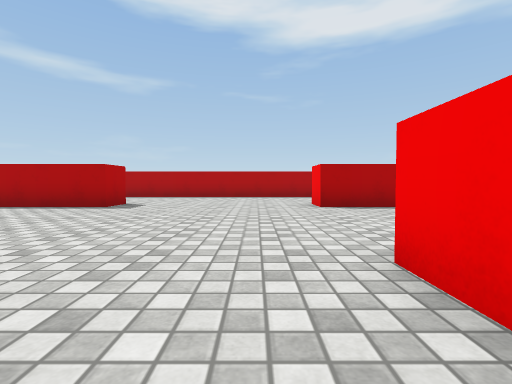
view 1 (above)

16 first-person views from a walk through a 3-D level made in the Unity game engine. The camera is 0.58 m above the floor, tilts 2° down and sees 85° across. The floor is counted in squares, 1 m on a side. Each view is taken from the middle of a square. On the plan, view 1 faces up. The plan holds only what a view shows up to about 9 squares ahead; the rest is blank. The player character is not drawn. Surface patterns are stand-ins for the level's own textures.

view 2
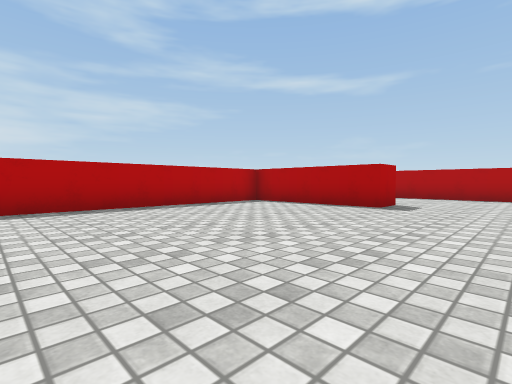

view 3
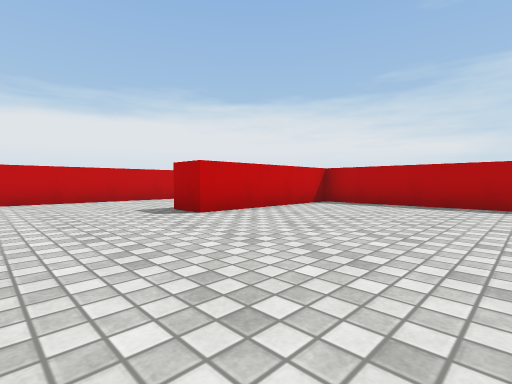

view 4
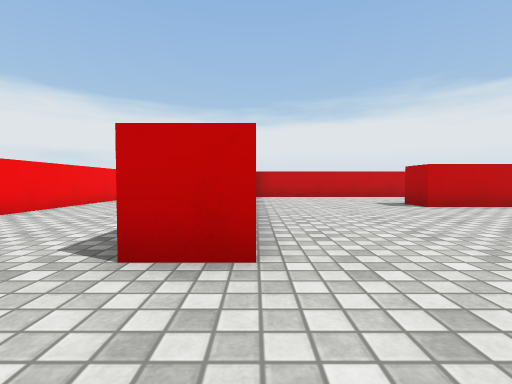

view 5
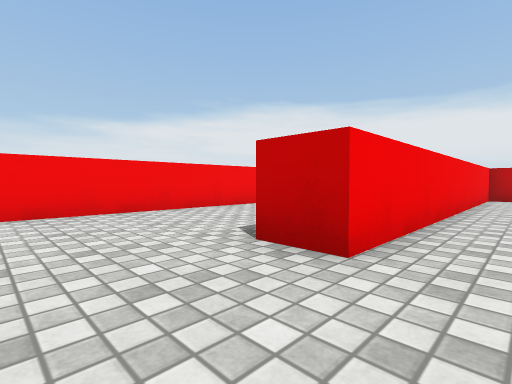

view 6
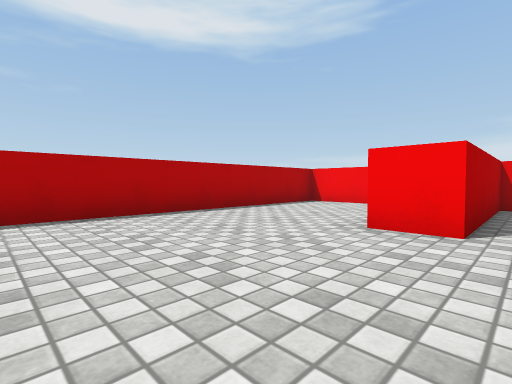

view 7
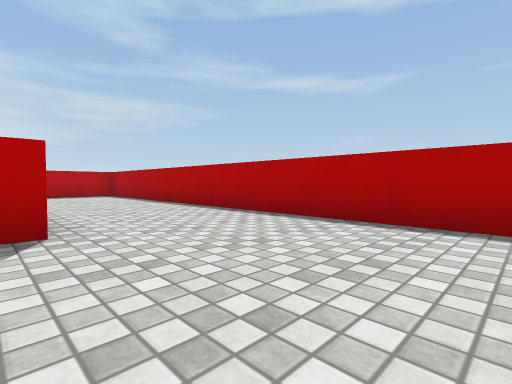

view 8
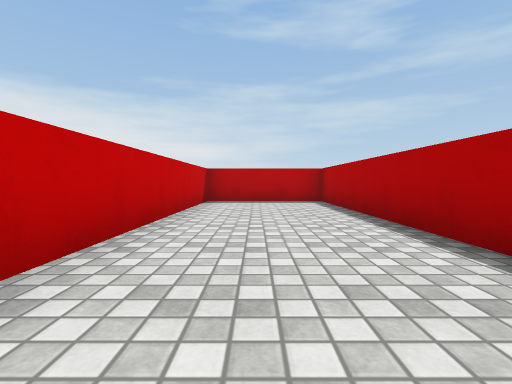

view 9
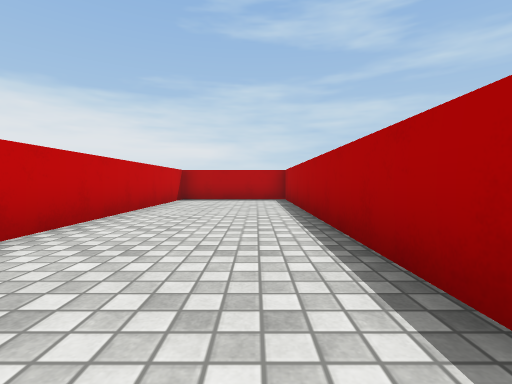

view 10
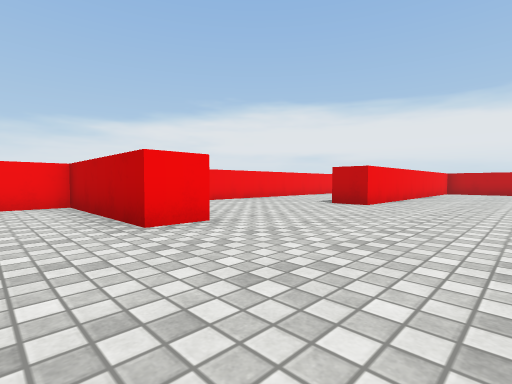

view 11
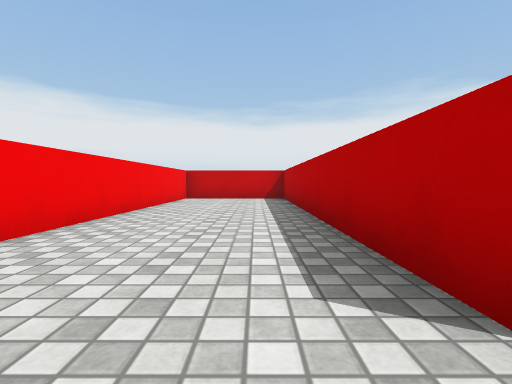

view 12
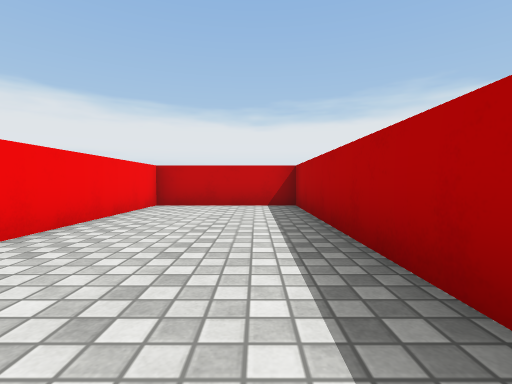

view 13
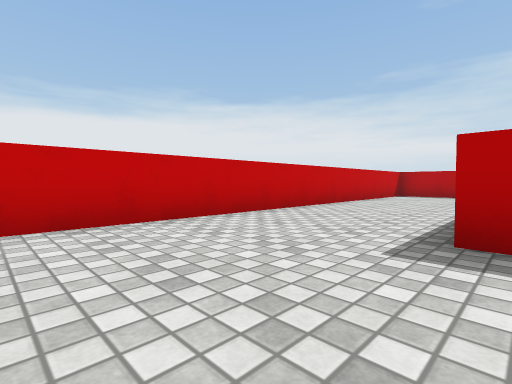

view 14
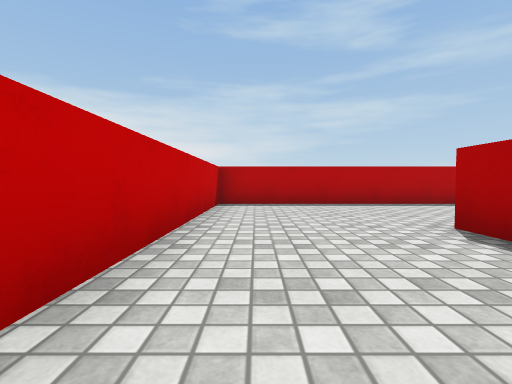

view 15
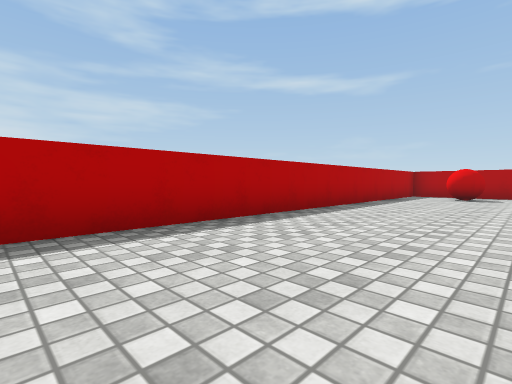

view 16
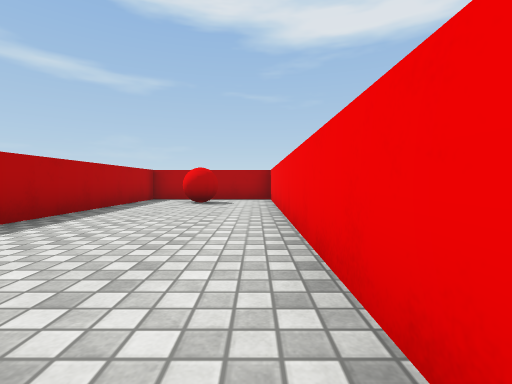

### Floor plan
Points are (right, up) in squares from view 1. A wall is a line through its corners. A room is listed if a view was taken in it or the views show most of it. See-through windows are left out.
Room 1 (views 1, 2, 3, 4, 5, 6, 7, 8, 9, 10, 11, 12, 13, 14, 15, 16)
walls: (-3.5, 7.6) (-3.5, 6.5) (-7.5, 6.5) (-7.5, -2.5) (-3, -2.5) (-3, -3.5); (-8.5, -2.5) (-8.5, 5.8); (-7.6, -3.5) (-8.5, -3.5); (-12.5, 6) (-12.5, -7) (1, -7) (1, 2) (2, 2) (2, -7) (5.5, -7) (5.5, 3.9); (5.5, 6.5) (1.5, 6.5) (1.5, 7.5) (5.5, 7.5) (5.5, 11) (-12.5, 11) (-12.5, 7.5) (-5.6, 7.5)
objects: red ball (-11, 5) to (-10, 5)

Where each view was taken, in squares from view 1:
view 1: 0 up, 0 right, facing up
view 2: 0 up, 1 left, facing up-left
view 3: 2 up, 0 right, facing down-left
view 4: 4 up, 1 right, facing down
view 5: 4 up, 0 right, facing down-right
view 6: 6 up, 2 left, facing up-right
view 7: 7 up, 0 right, facing up-left
view 8: 9 up, 4 left, facing left
view 9: 10 up, 3 left, facing left
view 10: 9 up, 2 left, facing down-right
view 11: 3 up, 3 right, facing down
view 12: 0 up, 3 right, facing down
view 13: 3 down, 0 right, facing down-left
view 14: 6 down, 5 left, facing left
view 15: 6 down, 9 left, facing up-left
view 16: 3 down, 9 left, facing up
